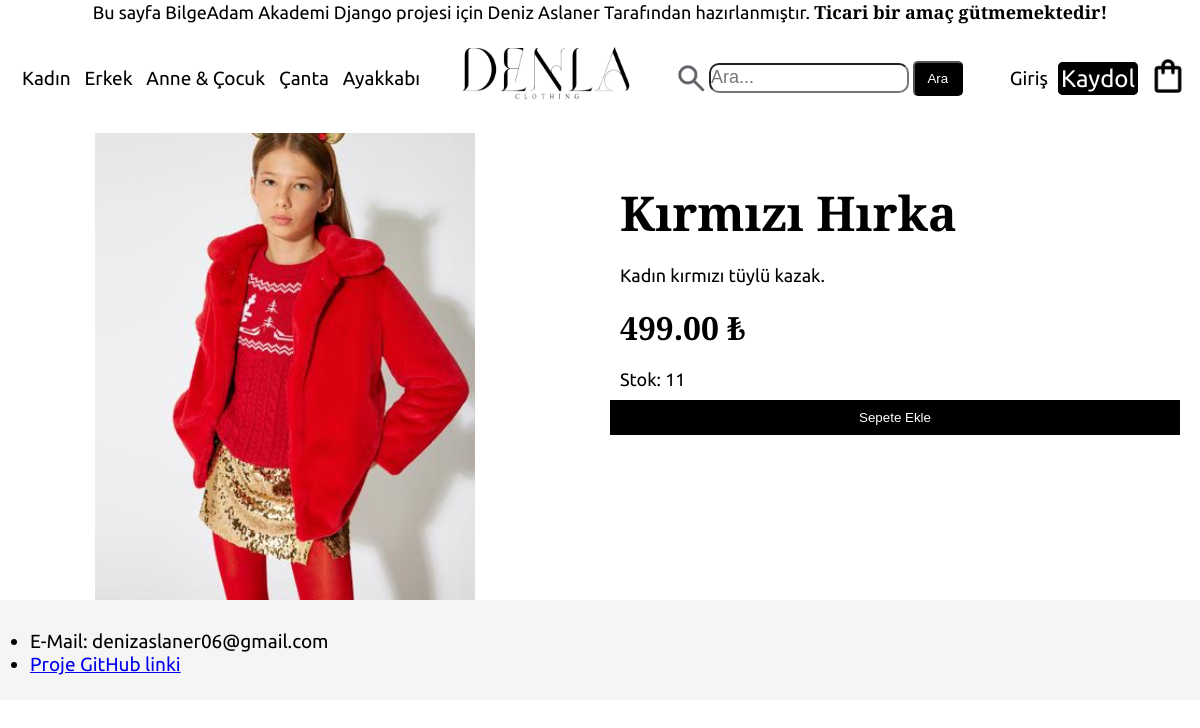
Screenshot of /product/4/ with the database file from the repository.
### product/models.py (models this page shows, shortened)
class Product(models.Model):
    name = models.CharField(max_length=255)
    description = models.TextField(blank=True, null=True)
    price = models.DecimalField(max_digits=8, decimal_places=2)
    category = models.ForeignKey(Category, on_delete=models.SET_NULL, blank=True, null=True, related_name='products')
    stock = models.IntegerField(default=0)
    image = models.ImageField(upload_to='products/images')

### product/views.py (the view)
# urls.py: path('product/<int:product_id>/', views.products, name='Product'),
def products(request, product_id):
    product = get_object_or_404(Product, id=product_id)
    return render(request, "pages/product.html", {"product": product})

### templates/pages/product.html (shortened to what this page needs)
{% extends 'pages/base.html' %}
{% block content %}
<div class="product-detail">
    <div class="image-container">
        <img src="{{ product.image.url }}" alt="{{ product.name }}">
    </div>
    <div class="product-info">
        <h1>{{ product.name }}</h1>
        <p>{{ product.description }}</p>
        <p id="detail-p">{{ product.price }} ₺</p>
        <p>Stok: {{ product.stock }}</p>
        <form action="{% url 'cart:add_to_cart' product.id %}" method="post">
    <button type="submit">Sepete Ekle</button>
</form>
    </div>
</div>
{% endblock content %}

### static/css/styles.css (style rules this page uses)
* { box-sizing: border-box; margin: 0; padding: 0; }
body, html { font-family: "Playfair Display", "Ubuntu", sans-serif; height: 100%; display: flex; flex-direction: column; }
.product-detail { display: flex; flex-direction: row; align-items: flex-start; margin-top: 100px; height: auto; gap: 20px; }
.image-container { flex: 1; max-width: 800px; display: flex; justify-content: center; }
.image-container img { width: 100%; height: auto; max-height: 500px; object-fit: contain; }
#detail-p { font-weight: 700; font-size: 32px; }
.product-info { flex: 1; padding: 20px; text-align: left; display: flex; flex-direction: column; justify-content: flex-end; margin-top: 50px; }
.product-info h1 { font-size: 48px; font-weight: 700; padding: 10px; }
.product-info p { font-size: 18px; padding: 10px; }
.product-info button { width: 100%; background-color: black; color: white; padding: 10px; border: none; cursor: pointer; }

### rows the page displays
Product: image (picture), name "Kırmızı Hırka", description "Kadın kırmızı tüylü kazak.", price "499.00", stock "11"
